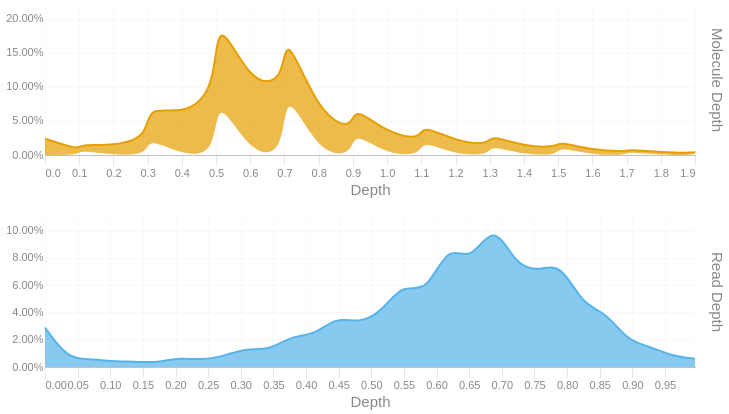

Notebook code cell kept with this figure:
### Code cell
readdep = depth_hist(tb['Read Depth'], q99, 3)
readdep = readdep.with_columns(pl.lit('Read Depth').alias('Metric'))
if not SKIPLR:
    moldep = depth_hist(tb['Molecule Depth'], mol_q99, 1)
    moldep = moldep.with_columns(pl.lit('Molecule Depth').alias('Metric'))
    _hist = pl.concat([readdep, moldep])
    _hist = _hist.filter(pl.col('Proportion') != 0)
    with SafeRender(_hist):
        (
            alt.Chart(_hist)        
            .mark_area(interpolate = "basis")
            .encode(
                x=alt.X('Bin:Q').scale(domainMin=0).axis(alt.Axis(title='Depth')),
                y = alt.Y('Proportion:Q', title = None).axis(format = '.2%'),
                color = alt.Color('Metric:N').legend(None),
                row = alt.Row("Metric:N").header(title = None, labelOrient = 'right'),
                tooltip = [
                    alt.Tooltip("Metric:N", title = "Metric"),
                    alt.Tooltip('Interval:N', title = "Depth Interval"),
                    alt.Tooltip('Proportion:Q', title = "% Alignments").format('.2%')
                ]
            )
            .resolve_scale(x='independent', y='independent')
            .properties(
                height = 150, width = 650,
                usermeta={'embedOptions': {'downloadFileName': f'{samplename}.depth.hist'}}
            )
        ).display()
else:
    readdep = readdep.filter(pl.col('Proportion') != 0)
    with SafeRender(readdep):
        (
            alt.Chart(readdep)        
            .mark_area(interpolate = "basis")
            .encode(
                x=alt.X('Bin:Q').scale(domainMin=0).axis(alt.Axis(title='Depth')),
                y = alt.Y('Proportion:Q', title = None).axis(format = '.2%'),
                tooltip = [
                    alt.Tooltip('Interval:N', title = "Depth Interval"),
                    alt.Tooltip('Proportion:Q', title = "% Alignments").format('.2%')
                ]
            )
            .properties(
                usermeta={'embedOptions': {'downloadFileName': f'{samplename}.depth.hist'}}
            )
        ).display()

### Figure 1 — Vega-Lite specification as saved in the notebook (floating-point values rounded to 4 significant figures)
{"width": 650, "height": 150, "config": {"title": {"anchor": "start", "dy": -15, "fontSize": 18, "color": "#888888", "subtitleColor": "#888888", "subtitleFontSize": 14}, "arc": {"fill": "#0072B2"}, "axis": {"domainColor": "#888888", "domainWidth": 0.5, "gridWidth": 0.2, "grid": false, "titleFontWeight": 400, "titleFontSize": 15, "labelFontSize": 11, "labelColor": "#888888", "tickColor": "#888888", "tickWidth": 0.2, "titleColor": "#888888"}, "axisBand": {"grid": false}, "axisX": {"grid": true, "tickSize": 10, "domainCap": "round"}, "axisY": {"domain": false, "grid": true, "tickSize": 0, "domainCap": "round"}, "background": "transparent", "header": {"labelFontSize": 15, "labelColor": "#888888", "titleFontSize": 15, "titleFontWeight": 600, "titleColor": "#888888"}, "legend": {"labelFont": "sans-serif", "labelFontSize": 12, "labelColor": "#888888", "symbolSize": 100, "symbolType": "circle", "titleFontSize": 12, "titlePadding": 10, "titleColor": "#888888", "title": null}, "range": {"category": ["#E69F00", "#56B4E9", "#009E73", "#F0E442", "#0072B2", "#D55E00", "#CC79A7", "#000000"], "diverging": ["#cfe8f3", "#a2d4ec", "#73bfe2", "#46abdb", "#1696d2", "#12719e"]}, "area": {"fill": "#0072B2", "fillOpacity": 0.7, "line": true, "strokeOpacity": 0.7}, "line": {"color": "#0072B2", "stroke": "#0072B2", "strokeWidth": 2}, "trail": {"color": "#0072B2", "stroke": "#0072B2", "strokeWidth": 0, "size": 1}, "point": {"filled": true, "fillOpacity": 1.0, "size": 95}, "text": {"color": "#888888", "fontSize": 11, "align": "right", "fontWeight": 400, "size": 11}, "bar": {"fill": "#0072B2", "stroke": null}, "view": {"stroke": null, "continuousWidth": 660, "continuousHeight": 400}}, "data": {"name": "data-3dd06a5027eefa557b1da541ee4a5037"}, "mark": {"type": "area", "interpolate": "basis"}, "encoding": {"color": {"field": "Metric", "legend": null, "type": "nominal"}, "row": {"field": "Metric", "header": {"title": null, "labelOrient": "right"}, "type": "nominal"}, "tooltip": [{"field": "Metric", "title": "Metric", "type": "nominal"}, {"field": "Interval", "title": "Depth Interval", "type": "nominal"}, {"field": "Proportion", "format": ".2%", "title": "% Alignments", "type": "quantitative"}], "x": {"axis": {"title": "Depth"}, "field": "Bin", "scale": {"domainMin": 0}, "type": "quantitative"}, "y": {"axis": {"format": ".2%"}, "field": "Proportion", "title": null, "type": "quantitative"}}, "resolve": {"scale": {"x": "independent", "y": "independent"}}, "usermeta": {"embedOptions": {"downloadFileName": "S6_Altamaha_3967.depth.hist"}}, "$schema": "https://vega.github.io/schema/vega-lite/v6.1.0.json", "datasets": {"data-3dd06a5027eefa557b1da541ee4a5037": [{"Bin": 0.0, "Interval": "0.0-0.034", "Proportion": 0.029, "Metric": "Read Depth"}, {"Bin": 0.034, "Interval": "0.034-0.069", "Proportion": 0.006, "Metric": "Read Depth"}, {"Bin": 0.069, "Interval": "0.069-0.103", "Proportion": 0.006, "Metric": "Read Depth"}, {"Bin": 0.103, "Interval": "0.103-0.137", "Proportion": 0.004, "Metric": "Read Depth"}, {"Bin": 0.137, "Interval": "0.137-0.172", "Proportion": 0.004, "Metric": "Read Depth"}, {"Bin": 0.172, "Interval": "0.172-0.206", "Proportion": 0.003, "Metric": "Read Depth"}, {"Bin": 0.206, "Interval": "0.206-0.24", "Proportion": 0.007, "Metric": "Read Depth"}, {"Bin": 0.24, "Interval": "0.24-0.275", "Proportion": 0.005, "Metric": "Read Depth"}, {"Bin": 0.275, "Interval": "0.275-0.309", "Proportion": 0.008, "Metric": "Read Depth"}, {"Bin": 0.309, "Interval": "0.309-0.343", "Proportion": 0.014, "Metric": "Read Depth"}, {"Bin": 0.343, "Interval": "0.343-0.378", "Proportion": 0.012, "Metric": "Read Depth"}, {"Bin": 0.378, "Interval": "0.378-0.412", "Proportion": 0.023, "Metric": "Read Depth"}, {"Bin": 0.412, "Interval": "0.412-0.446", "Proportion": 0.023, "Metric": "Read Depth"}, {"Bin": 0.446, "Interval": "0.446-0.481", "Proportion": 0.037, "Metric": "Read Depth"}, {"Bin": 0.481, "Interval": "0.481-0.515", "Proportion": 0.032, "Metric": "Read Depth"}, {"Bin": 0.515, "Interval": "0.515-0.549", "Proportion": 0.04, "Metric": "Read Depth"}, {"Bin": 0.549, "Interval": "0.549-0.584", "Proportion": 0.062, "Metric": "Read Depth"}, {"Bin": 0.584, "Interval": "0.584-0.618", "Proportion": 0.053, "Metric": "Read Depth"}, {"Bin": 0.618, "Interval": "0.618-0.652", "Proportion": 0.091, "Metric": "Read Depth"}, {"Bin": 0.652, "Interval": "0.652-0.687", "Proportion": 0.076, "Metric": "Read Depth"}, {"Bin": 0.687, "Interval": "0.687-0.721", "Proportion": 0.107, "Metric": "Read Depth"}, {"Bin": 0.721, "Interval": "0.721-0.755", "Proportion": 0.075, "Metric": "Read Depth"}, {"Bin": 0.755, "Interval": "0.755-0.79", "Proportion": 0.07, "Metric": "Read Depth"}, {"Bin": 0.79, "Interval": "0.79-0.824", "Proportion": 0.077, "Metric": "Read Depth"}, {"Bin": 0.824, "Interval": "0.824-0.858", "Proportion": 0.045, "Metric": "Read Depth"}, {"Bin": 0.858, "Interval": "0.858-0.893", "Proportion": 0.041, "Metric": "Read Depth"}, {"Bin": 0.893, "Interval": "0.893-0.927", "Proportion": 0.019, "Metric": "Read Depth"}, {"Bin": 0.927, "Interval": "0.927-0.961", "Proportion": 0.015, "Metric": "Read Depth"}, {"Bin": 0.961, "Interval": "0.961-0.996", "Proportion": 0.008, "Metric": "Read Depth"}, {"Bin": 0.996, "Interval": "0.996-1.03", "Proportion": 0.006, "Metric": "Read Depth"}, {"Bin": 0.0, "Interval": "0.0-0.1", "Proportion": 0.024, "Metric": "Molecule Depth"}, {"Bin": 0.1, "Interval": "0.1-0.1", "Proportion": 0.007, "Metric": "Molecule Depth"}, {"Bin": 0.1, "Interval": "0.1-0.2", "Proportion": 0.009, "Metric": "Molecule Depth"}, {"Bin": 0.2, "Interval": "0.2-0.3", "Proportion": 0.013, "Metric": "Molecule Depth"}, {"Bin": 0.3, "Interval": "0.3-0.3", "Proportion": 0.026, "Metric": "Molecule Depth"}, {"Bin": 0.3, "Interval": "0.3-0.4", "Proportion": 0.047, "Metric": "Molecule Depth"}, {"Bin": 0.4, "Interval": "0.4-0.5", "Proportion": 0.058, "Metric": "Molecule Depth"}, {"Bin": 0.5, "Interval": "0.5-0.5", "Proportion": 0.093, "Metric": "Molecule Depth"}, {"Bin": 0.5, "Interval": "0.5-0.6", "Proportion": 0.121, "Metric": "Molecule Depth"}, {"Bin": 0.6, "Interval": "0.6-0.7", "Proportion": 0.102, "Metric": "Molecule Depth"}, {"Bin": 0.7, "Interval": "0.7-0.7", "Proportion": 0.106, "Metric": "Molecule Depth"}, {"Bin": 0.7, "Interval": "0.7-0.8", "Proportion": 0.082, "Metric": "Molecule Depth"}, {"Bin": 0.8, "Interval": "0.8-0.9", "Proportion": 0.059, "Metric": "Molecule Depth"}, {"Bin": 0.9, "Interval": "0.9-0.9", "Proportion": 0.036, "Metric": "Molecule Depth"}, {"Bin": 0.9, "Interval": "0.9-1.0", "Proportion": 0.037, "Metric": "Molecule Depth"}, {"Bin": 1.0, "Interval": "1.0-1.1", "Proportion": 0.032, "Metric": "Molecule Depth"}, {"Bin": 1.1, "Interval": "1.1-1.1", "Proportion": 0.022, "Metric": "Molecule Depth"}, {"Bin": 1.1, "Interval": "1.1-1.2", "Proportion": 0.023, "Metric": "Molecule Depth"}, {"Bin": 1.2, "Interval": "1.2-1.3", "Proportion": 0.02, "Metric": "Molecule Depth"}, {"Bin": 1.3, "Interval": "1.3-1.3", "Proportion": 0.015, "Metric": "Molecule Depth"}, {"Bin": 1.3, "Interval": "1.3-1.4", "Proportion": 0.015, "Metric": "Molecule Depth"}, {"Bin": 1.4, "Interval": "1.4-1.5", "Proportion": 0.012, "Metric": "Molecule Depth"}, {"Bin": 1.5, "Interval": "1.5-1.5", "Proportion": 0.012, "Metric": "Molecule Depth"}, {"Bin": 1.5, "Interval": "1.5-1.6", "Proportion": 0.008, "Metric": "Molecule Depth"}, {"Bin": 1.6, "Interval": "1.6-1.7", "Proportion": 0.007, "Metric": "Molecule Depth"}, {"Bin": 1.7, "Interval": "1.7-1.7", "Proportion": 0.005, "Metric": "Molecule Depth"}, {"Bin": 1.7, "Interval": "1.7-1.8", "Proportion": 0.003, "Metric": "Molecule Depth"}, {"Bin": 1.8, "Interval": "1.8-1.9", "Proportion": 0.004, "Metric": "Molecule Depth"}, {"Bin": 1.9, "Interval": "1.9-1.9", "Proportion": 0.003, "Metric": "Molecule Depth"}, {"Bin": 1.9, "Interval": "1.9-2.01", "Proportion": 0.002, "Metric": "Molecule Depth"}]}}
